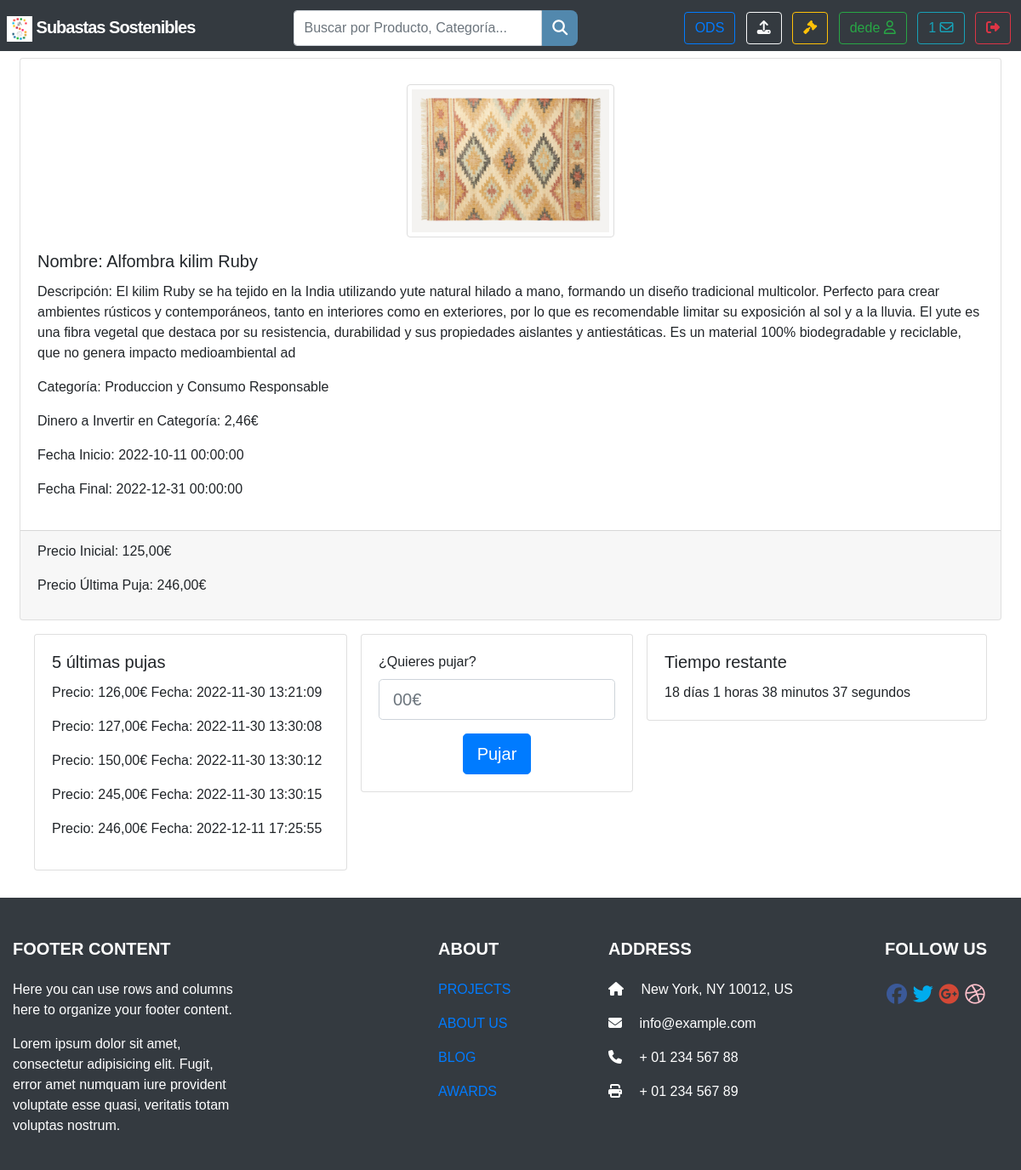
Screenshot of /ProyectoFinalFranciscoCarrasco/php/pujar.php?c=94 (signed in) with the database file from the repository.
### tables this page shows
CREATE TABLE `productosubastado` (
  `codProductoSubastado` int(12) NOT NULL,
  `fechaInicio` datetime NOT NULL,
  `fechaFin` datetime NOT NULL,
  `estado` varchar(20) NOT NULL,
  `nombre` varchar(80) NOT NULL,
  `precio` double NOT NULL,
  `categoria` int(12) NOT NULL,
  `descripcion` varchar(500) NOT NULL,
  `dineroInvertir` double NOT NULL,
  `codUsuario` int(12) NOT NULL
);

CREATE TABLE `categoria` (
  `nombre` varchar(80) NOT NULL,
  `descripcion` varchar(2000) NOT NULL,
  `codCategoria` int(12) NOT NULL
);

CREATE TABLE `puja` (
  `codPuja` int(12) NOT NULL,
  `codProductoSubastado` int(12) NOT NULL,
  `codPujador` int(12) NOT NULL,
  `cantidad` double NOT NULL,
  `fecha` datetime NOT NULL
);

### ProyectoFinalFranciscoCarrasco/clases/dbmanager.php (called while the page is built, shortened)
<?php
class DbManager
{
    public static function getConnection()
    {
        $inst = Conexion::getInstance();
        return $inst->getConnection();
    }
    public static function getSubastaCod($codSubasta)
    {
        $connection = self::getConnection();
        $sql = "SELECT * FROM productosubastado WHERE codProductoSubastado = " . $codSubasta;
        $result = $connection->query($sql);
        if ($row = $result->fetch_array()) {
            $subasta = new ProductoSubastado($row);
            return $subasta;
        }
        return "FALLO Obteniendo ProductoSubastado";
    }
    public static function getPujas($codProductoSubastado)
    {
        $connection = self::getConnection();
        $sql = "SELECT * FROM puja WHERE codProductoSubastado = " . $codProductoSubastado;
        $result = $connection->query($sql);
        $pujas = [];
        if ($result) {
            while ($row = $result->fetch_array()) {
                $pujas[] = new Puja($row);
            }
        }
        return $pujas;
    }
    public static function getCategoriasCodigo($codCategoria)
    {
        $connection = self::getConnection();
        $sql = "SELECT * FROM categoria WHERE codCategoria = " . $codCategoria;
        $result = $connection->query($sql);
        if ($row = $result->fetch_array()) {
            $categoria = new Categoria($row);
            return $categoria;
        }
        return "FALLO Obteniendo ProductoSubastado";
    }
}
?>

### ProyectoFinalFranciscoCarrasco/clases/ProductoSubastado.php (called while the page is built, shortened)
<?php
class ProductoSubastado{
	private $codProductoSubastado;
	private $fechaInicio;
	private $fechaFin;
    private $nombre;
    private $precio;
    private $descripcion;
    private $dineroInvertir;
	public function __construct($row){
		$this->codProductoSubastado = $row['codProductoSubastado'];
		$this->fechaInicio = $row['fechaInicio'];
		$this->fechaFin = $row['fechaFin'];
		$this->nombre = $row['nombre'];
		$this->precio = $row['precio'];
		$this->descripcion = $row['descripcion'];
		$this->dineroInvertir = $row['dineroInvertir'];
	}
    public function getCodProductoSubastado()
    {
        return $this->codProductoSubastado;
    }
    public function getFechaInicio()
    {
        return $this->fechaInicio;
    }
    public function getFechaFin()
    {
        return $this->fechaFin;
    }
    public function getNombre()
    {
        return $this->nombre;
    }
    public function getPrecio()
    {
        return $this->precio;
    }
    public function getDescripcion()
    {
        return $this->descripcion;
    }
    public function getDineroInvertir()
    {
        return $this->dineroInvertir;
    }
}
?>

### ProyectoFinalFranciscoCarrasco/clases/Categoria.php (called while the page is built, shortened)
<?php
class Categoria{
	private $nombre;
	public function __construct($row){
		$this->nombre = $row["nombre"];
	}
    public function getNombre(){
        return $this->nombre;
    }
}
?>

### ProyectoFinalFranciscoCarrasco/clases/Puja.php (called while the page is built, shortened)
<?php
class Puja{
	private $cantidad;
	private $fecha;
	public function __construct($row){
		$this->cantidad = $row['cantidad'];
		$this->fecha = $row['fecha'];
	}
    public function getCantidad()
    {
        return $this->cantidad;
    }
    public function getFecha()
    {
        return $this->fecha;
    }
}
?>

### ProyectoFinalFranciscoCarrasco/php/pujar.php (the view, shortened to what this page needs)
<?php
require_once("../clases/dbmanager.php");
if (isset($_GET['c']) || isset($_SESSION['sesion']['codigoSubasta'])) {
    ?>
    <!DOCTYPE html>
    <html lang="en">
    <head>
        <link rel="stylesheet" href="https://maxcdn.bootstrapcdn.com/bootstrap/4.0.0/css/bootstrap.min.css"
>
        <link rel="stylesheet" href="../css/estilo.css">
    </head>
<body>
    <header class="container-fluid">
        <div class="row">
            <div class="col-md-12 p-0">
                <?php
                include_once("headerODS.php");
                ?>
            </div>
        </div>
    </header>
    <?php
    if (!$sesion_abierta) {
        ?>
        <div class="container-fluid">
            <div class="row justify-content-center">
                <h3 class="pt-5 pl-2">No puedes pujar sin registrarte o estar conectado</h3>
            </div>
            <div class="row justify-content-center">
                <a href="login.php" title="Inicia Sesión" id="profile" class="btn btn-outline-success mt-5">Iniciar
                    Sesión
                    <i class="far fa-user"></i></a>
            </div>
        </div>
    <?php
    } else {
    if (isset($_GET['c'])) {
        $codigoSubasta = $_GET['c'];
    } else {
        $codigoSubasta = $_SESSION['sesion']['codigoSubasta'];
    }
    $resultado = DbManager::getSubastaCod($codigoSubasta);
    $cantidad = $resultado->getPrecio();
    $categoria = $resultado->getCategoria();
    $nombreCategoria = DbManager::getCategoriasCodigo($categoria);
    ?>
    <?php
    $todasPujas = DbManager::getPujas($codigoSubasta);
    if (isset($todasPujas)) {
        $cincoUltimasPujas = array_slice($todasPujas, -5);
        $ultimaPuja = array_slice($todasPujas, -1);
        foreach ($ultimaPuja as $ult) {
            $cantidad = $ult->getCantidad();
        }
        $direccion = "../imagenes/" . $resultado->getCodProductoSubastado() . ".jpg";
    }
    $dineroInvertir = ($cantidad * $resultado->getDineroInvertir());
    ?>
        <div class="container-fluid justify-content-center m-0 ">
            <div class="card m-2" style="width: auto;">
                <div class="card-body">
                    <img class="imagenesP mb-3" src="<?php echo $direccion ?>" alt="Card image cap">
                    <h5 class="card-title">Nombre: <?php echo $resultado->getNombre() ?></h5>
                    <p class="card-text">Descripción: <?php echo $resultado->getDescripcion() ?></p>
                    <p class="card-text">Categoría: <?php echo $nombreCategoria->getNombre() ?></p>
                    <p>Dinero a Invertir en Categoría: <?php echo number_format($dineroInvertir, 2, ',', '.') ?>€</p>
                    <p>Fecha Inicio: <?php echo $resultado->getFechaInicio() ?></p>
                    <p>Fecha Final: <?php echo $resultado->getFechaFin() ?></p>
                </div>
                <div class="card-footer">
                    <p>Precio Inicial: <?php echo number_format($resultado->getPrecio(), 2, ',', '.') ?>€</p>
                    <p>Precio Última Puja: <?php echo number_format($cantidad, 2, ',', '.') ?>€</p>
                </div>
            </div>
        </div>
        <div class="container-fluid row justify-content-center m-0">
            <div class="center-block">
                <div class="card m-2" style="width: 23rem;">
                    <div class="card-body">
                        <h5 class="card-title">5 últimas pujas</h5>
                        <?php
                        foreach ($cincoUltimasPujas as $pu) {
                            ?>
                            <p><?php echo "Precio: " . number_format($pu->getCantidad(), 2, ',', '.') . "€" . " Fecha: " . $pu->getFecha(); ?> </p><?php
                        }
                        ?>
                    </div>
                </div>
            </div>
            <div class="center-block">
                <div class="card m-2" style="width: 20rem;">
                    <div class="card-body">
                        <form action="pujar.php" method="post" id="form">
                            <div class="form-group">
                                <label for="nProducto">¿Quieres pujar?</label>
                                <input type="number" class="form-control form-control-lg" name="nProducto"
                                       id="nProducto"
                                       placeholder="00€"
                                       step=".01"
                                       required>
                            </div>
                            <div class="text-center">
                                <button type="submit" name="puja" class="btn btn-primary btn-lg">Pujar</button>
                            </div>
                        </form>
                    </div>
                </div>
            </div>
            <div class="center-block">
                <div class="card m-2" style="width: 25rem;">
                    <div class="card-body">
                        <h5 class="card-title">Tiempo restante</h5>
                        <span id="dias"></span>
                        <span id="horas"></span>
                        <span id="minutos"></span>
                        <span id="segundos"></span>
                    </div>
                </div>
            </div>
        </div>
        <footer class="container-fluid p-0">
            <?php
            include_once("footer.php");
            ?>
        </footer>
        </body>
        </html>
        <?php
    }
}

### ProyectoFinalFranciscoCarrasco/php/headerODS.php (shortened to what this page needs)
<?php
require_once("../clases/dbmanager.php");
$sesion_abierta = false;
if (!isset($_SESSION['sesion']['codUsuario'])) {
    $sesion_abierta = false;
} else {
    $sesion_abierta = true;
}
?>
<nav class="navbar navbar-dark bg-dark pl-2 pr-2">
    <a href="../index.php" class="navbar-brand logo"><img src="../logo/logoSubastas.png" width="30px"/> Subastas
        Sostenibles</a>
    <form action="buscar.php" class="form-inline col-md-6 col-lg-4 m-1" method="post">
        <div class="input-group col-12">
            <input class="form-control" type="search" placeholder="Buscar por Producto, Categoría..."
                   id="busqueda" aria-label="Search" name="busqueda" required/>
            <button type="submit" class="fas fa-search"></button>
        </div>
    </form>
    <div class="nav-items">
        <a href="ods.php" title="ODS" id="ods" class="btn btn-outline-primary m-1"
           class="far fa-user active">ODS</a>
        <?php
        if ($sesion_abierta) {
            ?>
            <a href="crearSubasta.php" title="crear subasta" id="upload"
               class="btn btn-outline-light m-1"><i
                        class="fa fa-upload"></i></a>
            <a href="mostrarSubastasUsuario.php" title="mostrar subasta" id="upload"
               class="btn btn-outline-warning m-1"><i
                        class="fas fa-gavel"></i></a>
            <a href="perfil.php" title="Mi Perfil" id="profile" class="btn btn-outline-success m-1"><span
                        id="profNick"><?= $_SESSION['sesion']['nombreUsuario'] ?></span> <i class="far fa-user"></i></a>
            <a title="Mi Correo" id="mail" href="mensajes.php?m=1"
               class="btn btn-outline-info check_mail m-1">
                <span id="numMsg">15    </span><i class="far fa-envelope"></i></a>
            <a href="logout.php" title="Desconéctate" class="btn btn-outline-danger m-1"><i
                        class="fas fa-sign-out-alt"></i></a><?php
        } else {
            ?>
            <a href="login.php" title="Inicia Sesión" id="profile" class="btn btn-outline-success m-1">Iniciar
                Sesión
                <i class="far fa-user"></i></a>
            <?php
        }
        ?>
    </div>
</nav>

### ProyectoFinalFranciscoCarrasco/php/footer.php (shortened to what this page needs)
<div class="container-fluid page-footer font-small mdb-color lighten-3 pt-4 mt-4">
    <div class="row">
        <div class="col-md-12 text-center text-md-left">
            <div class="row my-4">
                <div class="col-md-4 col-lg-3 primero">
                    <h5 class="text-uppercase mb-4 font-weight-bold">Footer Content</h5>
                    <p>Here you can use rows and columns here to organize your footer content.</p>
                    <p>Lorem ipsum dolor sit amet, consectetur adipisicing elit. Fugit, error amet numquam iure
                        provident
                        voluptate esse quasi, veritatis totam voluptas nostrum. </p>
                </div>
                <div class="col-md-2 col-lg-2 ml-auto">
                    <h5 class="text-uppercase mb-4 font-weight-bold primero">About</h5>
                    <ul class="list-unstyled">
                        <p>
                            <a href="#!">PROJECTS</a>
                        </p>
                        <p>
                            <a href="#!">ABOUT US</a>
                        </p>
                        <p>
                            <a href="#!">BLOG</a>
                        </p>
                        <p>
                            <a href="#!">AWARDS</a>
                        </p>
                    </ul>
                </div>
                <div class="col-md-4 col-lg-3 primero">
                    <h5 class="text-uppercase mb-4 font-weight-bold">Address</h5>
                    <p>
                        <i class="fas fa-home mr-3"></i> New York, NY 10012, US</p>
                    <p>
                        <i class="fas fa-envelope mr-3"></i> info@example.com</p>
                    <p>
                        <i class="fas fa-phone mr-3"></i> + 01 234 567 88</p>
                    <p>
                        <i class="fas fa-print mr-3"></i> + 01 234 567 89</p>
                </div>
                <div class="col-md-2 col-lg-2 text-center">
                    <h5 class="text-uppercase mb-4 font-weight-bold primero">Follow Us</h5>
                    <div style="font-size:1.5em;">
                        <a style="color:#3b5998;">
                            <i class="fab fa-facebook"></i>
                        </a>
                        <a style="color:#00aced;">
                            <i class="fab fa-twitter"></i>
                        </a>
                        <a style="color:#d34836;">
                            <i class="fab fa-google-plus"></i>
                        </a>
                        <a style="color:pink;">
                            <i class="fab fa-dribbble"></i>
                        </a>
                    </div>
                </div>
            </div>
        </div>
    </div>
</div>

### ProyectoFinalFranciscoCarrasco/css/estilo.css (style rules this page uses)
html { margin: 0; padding: 0; scroll-behavior: smooth; }
body { margin: 0; font-family: Arial, Helvetica, sans-serif; }
nav { background: rgba(1, 1, 1, .35); display: flex; flex-wrap: wrap; align-items: center; justify-content: space-between; height: 60px; padding: 0 100px; }
nav .logo { font-size: 20px; font-weight: 600; letter-spacing: -1px; width: 200px; }
nav form button { padding: 12px; color: #fff; font-size: 18px; background: #5288ad; border: none; border-bottom-right-radius: 8px; border-top-right-radius: 8px; cursor: pointer; }
.imagenesP { display: block; margin-left: auto; margin-right: auto; border: 1px solid #ddd; border-radius: 4px; padding: 5px; height: 180px; margin-top: 10px; }

### ProyectoFinalFranciscoCarrasco/php/footer.php (style rules this page uses)
.page-footer { background-color: #343A40; }
.primero { color: white; }

### rows the page displays
productosubastado: nombre "Alfombra kilim Ruby", descripcion "El kilim Ruby se ha tejido en la India utilizando yute natural hilado a mano, formando un diseño tradicional multicolor. Perfecto para crear ambientes rústicos y contemporáneos, tanto en interiores como en exteriores, por lo que es recomendable limitar su exposición al sol y a la lluvia. El yute es una fibra vegetal que destaca por su resistencia, durabilidad y sus propiedades aislantes y antiestáticas. Es un material 100% biodegradable y reciclable, que no genera impacto medioambiental ad", fechaInicio "2022-10-11 00:00:00", fechaFin "2022-12-31 00:00:00", precio "125,00"
categoria: nombre "Produccion y Consumo Responsable"
puja: cantidad.dineroInvertir "2,46", cantidad "246,00", fecha "2022-12-11 17:25:55"
puja: cantidad "126,00", fecha "2022-11-30 13:21:09"
puja: cantidad "127,00", fecha "2022-11-30 13:30:08"
puja: cantidad "150,00", fecha "2022-11-30 13:30:12"
puja: cantidad "245,00", fecha "2022-11-30 13:30:15"

### other values shown
$_SESSION['sesion']['nombreUsuario'] "dede"
